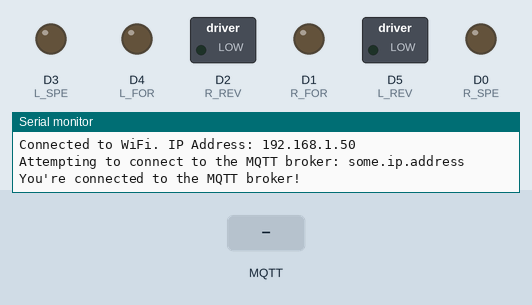
Simulated run of this sketch. Board: ESP8266 (NodeMCU). Parts: switched loads named in the sketch (green lamp = pin HIGH), output pins drawn as LEDs (lit = HIGH), the last lines printed to the serial monitor. The test bench sets the inputs (shaded band). WiFi joins after 1.5 s; servers stay silent unless stated; no MQTT or app messages arrive unless stated.

Above: at 2.7 s.
2.8 s: MQTT message "start" arrives on the third subscribed topic
At 3.5 s:
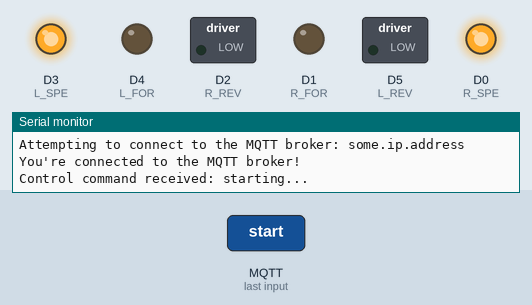
4.3 s: MQTT message "1" arrives on the first subscribed topic
At 4.6 s:
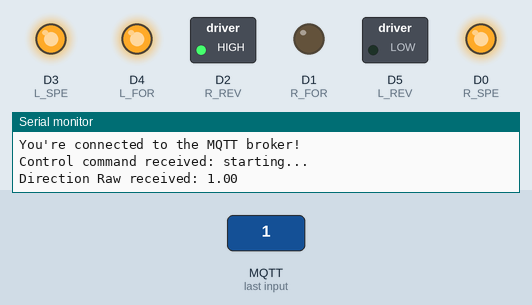
5.8 s: MQTT message "start" arrives on the second subscribed topic
At 7.0 s:
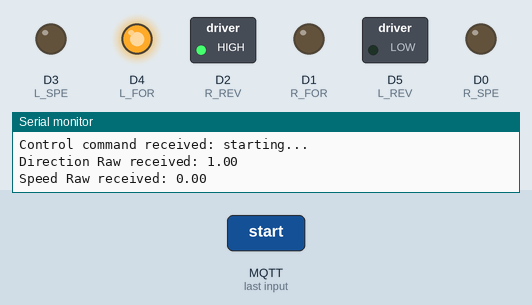
7.3 s: MQTT message "start" arrives on the first subscribed topic
At 8.1 s:
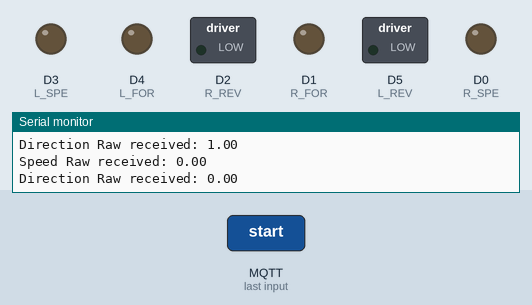
8.8 s: MQTT message "1" arrives on the second subscribed topic
At 9.3 s:
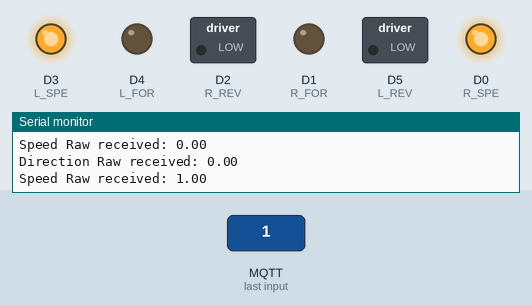
Timing chart, 0 to 11.3 s (numbered marks = the images above; inputs shaded):
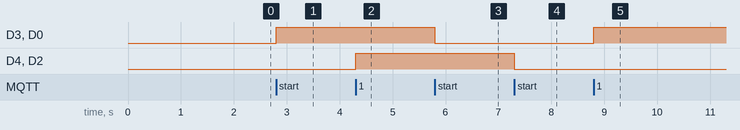

Measured:
- after the input at 2.8 s, D3 (L_SPE), D0 (R_SPE): LOW → HIGH at once
- after the input at 4.3 s, D4 (L_FOR), D2 (R_REV): LOW → HIGH at once
- after the input at 5.8 s, D3 (L_SPE), D0 (R_SPE): HIGH → LOW at once
- after the input at 7.3 s, D4 (L_FOR), D2 (R_REV): HIGH → LOW at once
- after the input at 8.8 s, D3 (L_SPE), D0 (R_SPE): LOW → HIGH at once

The sketch:

car-2.ino
```cpp
/* Include libraries needed */
#include <ESP8266WiFi.h>
#include <ArduinoMqttClient.h>

/* MQTT */
WiFiClient wifiClient;
MqttClient mqttClient(wifiClient);

/* Constants */
#include "constants.h"

/* Vehicle dynamics */
// Between -1 and 1
float direction;
// Between 0 and 1
float speed;
// true when the car can safely proceed
bool clearToGo;
// stop range
float stopRange;

/* Restart the microcontroller if something went terribly wrong */
void restartESP()
{
    Serial.println("Restarting ESP...");
    delay(2000);
    ESP.restart();
}

/* Update vehicle dynamics float and check if value lies within specified range. Stop the car if it lies outside */
void updateDynamics(float *varToUpdate, float newValue, float minimum, float maximum, char *varName)
{
    if ((newValue >= minimum) && (newValue <= maximum))
    {
        Serial.print(varName);
        Serial.print(" received: ");
        Serial.println(newValue);
        *varToUpdate = newValue;
    }
    else
    {
        Serial.print(varName);
        Serial.print(" received is outside range (from ");
        Serial.print(minimum);
        Serial.print(" to ");
        Serial.print(maximum);
        Serial.println(" inclusive)!! Stopping the car as a result...");
        clearToGo = false;
    }
}

/* Update the state of the car depending on the MQTT message that arrived */
void messageMux(int messageSize)
{
    // Get topic and message
    String topic = mqttClient.messageTopic();
    String message = String();
    for (int i = 0; i < messageSize; i++)
    { // Read the entire message
        message += (char)mqttClient.read();
    }

    // Execute specific function depending on topic
    if (topic == DIRECTION_TOPIC)
    {
        float newDirection = message.toFloat();
        updateDynamics(&direction, newDirection, -1.0, 1.0, "Direction Raw");
    }
    else if (topic == SPEED_TOPIC)
    {
        float newSpeed = message.toFloat();
        updateDynamics(&speed, newSpeed, 0.0, 1.0, "Speed Raw");
    }
    else if (topic == CONTROL_TOPIC)
    {

        Serial.print("Control command received: ");
        if (message == "start")
        {
            direction = 0.0; // still
            speed = 1;       // full throttle
            clearToGo = true;
            Serial.println("starting...");
        }
        else if (message == "stop")
        {
            direction = 0.0; // still
            speed = 1;       // full throttle
            clearToGo = false;
            Serial.println("stopping...");
        }
        else
        {
            clearToGo = false;
            Serial.print("message contents not recognised (");
            Serial.print(message);
            Serial.println(")! stopping anyways...");
        }
    }
    else if (topic == RANGE_TOPIC) {
        float newStopRange = message.toFloat();
        updateDynamics(&stopRange, newStopRange, 0.0, 1.0, "Stop Range");
    }
    else
    {
        Serial.print("Received a message from topic: ");
        Serial.print(topic);
        Serial.println(" but messageMux does not cover this topic.");
    }
    // Process the state and actually control the car
    controlCar();
}

/* Control the car based on the status variables of the car */
void controlCar()
{
    // Control the car
    if (clearToGo)
    {
        // Set speed (PWM)
        analogWrite(L_SPE, speed * 255);
        analogWrite(R_SPE, speed * 255);

        // Set wheel directions
        if (direction <= -stopRange)
        { // Left movement
            digitalWrite(L_FOR, LOW);
            digitalWrite(L_REV, HIGH);
            digitalWrite(R_FOR, HIGH);
            digitalWrite(R_REV, LOW);
        }
        else if (direction >= stopRange)
        { // Right movement
            digitalWrite(L_FOR, HIGH);
            digitalWrite(L_REV, LOW);
            digitalWrite(R_FOR, LOW);
            digitalWrite(R_REV, HIGH);
        }
        else
        { // Stay still
            digitalWrite(L_FOR, LOW);
            digitalWrite(L_REV, LOW);
            digitalWrite(R_FOR, LOW);
            digitalWrite(R_REV, LOW);
        }
    }
    else
    {
        // Stop the car
        analogWrite(L_SPE, 0);
        analogWrite(R_SPE, 0);
        digitalWrite(L_FOR, LOW);
        digitalWrite(L_REV, LOW);
        digitalWrite(R_FOR, LOW);
        digitalWrite(R_REV, LOW);
    }
}

void setup()
{
    // Setup I/O
    // Set all the motor control pins to outputs
    pinMode(L_SPE, OUTPUT);
    pinMode(R_SPE, OUTPUT);
    pinMode(L_FOR, OUTPUT);
    pinMode(L_REV, OUTPUT);
    pinMode(R_FOR, OUTPUT);
    pinMode(R_REV, OUTPUT);
    // Turn off motors - Initial state
    analogWrite(L_SPE, 0);
    analogWrite(R_SPE, 0);
    digitalWrite(L_FOR, LOW);
    digitalWrite(L_REV, LOW);
    digitalWrite(R_FOR, LOW);
    digitalWrite(R_REV, LOW);

    // Set up Serial communications
    Serial.begin(115200);
    Serial.println();

    // Set up Wireless network
    while (WiFi.status() != WL_CONNECTED)
    {
        Serial.println("Attempting to connect to WPA network...");
        Serial.print("SSID: ");
        Serial.println(SSID);

        WiFi.mode(WIFI_STA);        // Set WiFi mode
        WiFi.begin(SSID, PASSWORD); // Connect to network

        Serial.print("Waiting for result of connection attempt: ");
        switch (WiFi.waitForConnectResult())
        {
        case WL_IDLE_STATUS:
            Serial.println("Wi-Fi is in process of changing between statuses");
            break;
        case WL_NO_SSID_AVAIL:
            Serial.println("Configured SSID cannot be reached");
            break;
        case WL_CONNECTED:
            Serial.println("Successful connection is established");
            break;
        case WL_CONNECT_FAILED:
            Serial.println("Connection failed");
            break;
        case WL_WRONG_PASSWORD:
            Serial.println("Password is incorrect");
            break;
        case WL_DISCONNECTED:
            Serial.println("Module is not configured in station mode");
            break;
        default:
            Serial.println("Some unknown status was returned...");
            break;
        }
    }
    Serial.print("Connected to WiFi. IP Address: ");
    Serial.println(WiFi.localIP());

    // Set up Wireless communications (MQTT)
    Serial.print("Attempting to connect to the MQTT broker: ");
    Serial.println(BROKER);
    while (!mqttClient.connect(BROKER, PORT))
    {
        Serial.print("MQTT connection failed! Error code: ");
        Serial.println(mqttClient.connectError());
        delay(3000);
        Serial.println("Attempting connection again...");
    }
    Serial.println("You're connected to the MQTT broker!");
    // Setup subscribers
    mqttClient.onMessage(messageMux);
    mqttClient.subscribe(DIRECTION_TOPIC);
    mqttClient.subscribe(SPEED_TOPIC);
    mqttClient.subscribe(CONTROL_TOPIC);
    mqttClient.subscribe(RANGE_TOPIC);

    // Setup vehicle dynamics
    direction = 0.0;   // still
    speed = 1;         // full throttle
    clearToGo = false; // not clear to start
    stopRange = STOP_RANGE_DEFAULT;

    // Confirm setup done
    mqttClient.beginMessage(SETUP_TOPIC);
    mqttClient.print("SETUP DONE!");
    mqttClient.endMessage();
}

void loop()
{
    mqttClient.poll();
}
```

constants.h
```cpp
/* Information for wireless network */
#define SSID "POCO F3"
#define PASSWORD "boboWifi"

/* Information for MQTT communications */
#define BROKER "some.ip.address"
#define PORT 1883
// Topics
#define DIRECTION_TOPIC "car/direction"
#define SPEED_TOPIC "car/speed"
#define CONTROL_TOPIC "car/control"
#define SETUP_TOPIC "car/setup"
#define RANGE_TOPIC "car/range"

/* Information I/O */
// Left Motor connections (A)
#define L_SPE D3    // ENA
#define L_FOR D4    // IN1
#define L_REV D5    // IN2
// Right Motor connections (B)
#define R_SPE D0    // ENB
#define R_FOR D1    // IN3
#define R_REV D2    // IN4

/* Car dynamics */
#define STOP_RANGE_DEFAULT 0.4
```
